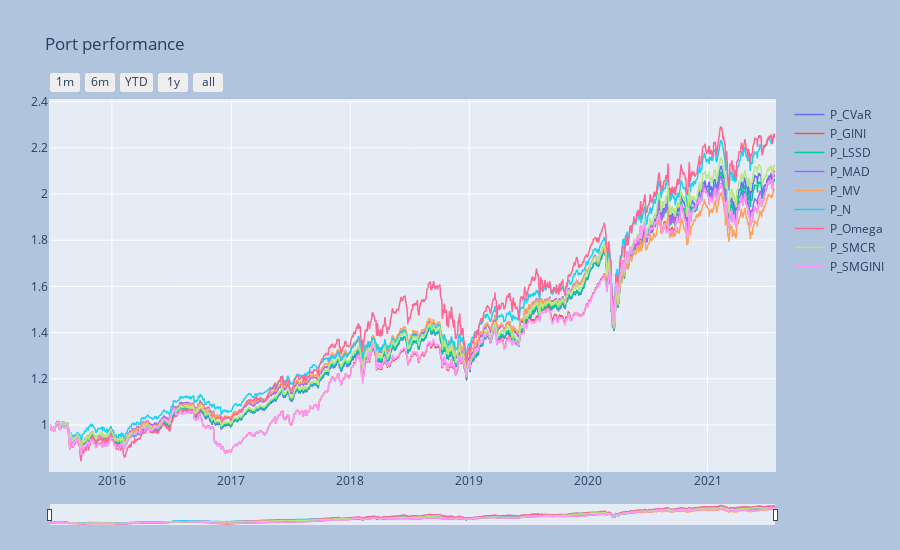

The cell this chart's notebook holds for it:
### Markdown cell above
### Time-series visualization 

We used the flag `componly=True` to plot only the portfolio components.

### Code cell
_ = ps.port_view_all(componly=True, fancy=True)

### Figure 1 — Plotly figure (JSON) as saved in the notebook; plotly's stock layout.template omitted (floating-point values rounded to 4 significant figures; data arrays with more than 128 entries replaced by an {"elided": "..."} marker saying what was removed)
{"data": [{"line": {"width": 1.5}, "name": "P_CVaR", "type": "scatter", "x": {"elided": "1533 str values"}, "y": {"elided": "1533 float values"}}, {"line": {"width": 1.5}, "name": "P_GINI", "type": "scatter", "x": {"elided": "1533 str values"}, "y": {"elided": "1533 float values"}}, {"line": {"width": 1.5}, "name": "P_LSSD", "type": "scatter", "x": {"elided": "1533 str values"}, "y": {"elided": "1533 float values"}}, {"line": {"width": 1.5}, "name": "P_MAD", "type": "scatter", "x": {"elided": "1533 str values"}, "y": {"elided": "1533 float values"}}, {"line": {"width": 1.5}, "name": "P_MV", "type": "scatter", "x": {"elided": "1533 str values"}, "y": {"elided": "1533 float values"}}, {"line": {"width": 1.5}, "name": "P_N", "type": "scatter", "x": {"elided": "1533 str values"}, "y": {"elided": "1533 float values"}}, {"line": {"width": 1.5}, "name": "P_Omega", "type": "scatter", "x": {"elided": "1533 str values"}, "y": {"elided": "1533 float values"}}, {"line": {"width": 1.5}, "name": "P_SMCR", "type": "scatter", "x": {"elided": "1533 str values"}, "y": {"elided": "1533 float values"}}, {"line": {"width": 1.5}, "name": "P_SMGINI", "type": "scatter", "x": {"elided": "1533 str values"}, "y": {"elided": "1533 float values"}}], "layout": {"autosize": false, "height": 550, "margin": {"b": 25, "l": 50, "pad": 1, "r": 50, "t": 100}, "paper_bgcolor": "LightSteelBlue", "title": {"text": "Port performance"}, "width": 900, "xaxis": {"autorange": false, "fixedrange": false, "range": ["2015-06-25T00:00:00", "2021-07-27T00:00:00"], "rangeselector": {"buttons": [{"count": 1, "label": "1m", "step": "month", "stepmode": "backward"}, {"count": 6, "label": "6m", "step": "month", "stepmode": "backward"}, {"count": 1, "label": "YTD", "step": "year", "stepmode": "todate"}, {"count": 1, "label": "1y", "step": "year", "stepmode": "backward"}, {"step": "all"}]}, "rangeslider": {"thickness": 0.05, "visible": true}, "type": "date"}, "yaxis": {"autorange": false, "fixedrange": false, "range": [0.8007, 2.407]}}}
